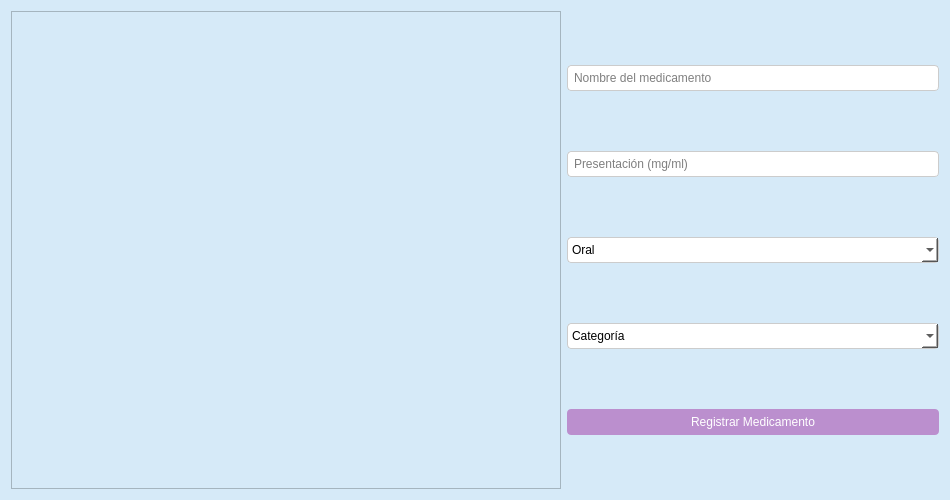
<?xml version="1.0" encoding="UTF-8"?>
<ui version="4.0">
 <class>MedicamentosWindow</class>
 <widget class="QWidget" name="MedicamentosWindow">
  <property name="windowTitle">
   <string>Gestión de Medicamentos</string>
  </property>
  <property name="minimumSize">
   <size>
    <width>950</width>
    <height>500</height>
   </size>
  </property>
  <property name="styleSheet">
   <string notr="true">
    QWidget {
        background-color: #D6EAF8;
    }
    QPushButton {
        background-color: #BB8FCE;
        color: white;
        padding: 6px;
        border-radius: 4px;
    }
    QPushButton:hover {
        background-color: #A569BD;
    }
    QLineEdit, QComboBox {
        background-color: white;
        padding: 4px;
        border: 1px solid #ccc;
        border-radius: 4px;
    }
   </string>
  </property>
  <layout class="QHBoxLayout" name="horizontalLayout">
   <item>
    <widget class="QTableWidget" name="tabla_medicamentos">
     <property name="minimumSize">
      <size>
       <width>550</width>
       <height>400</height>
      </size>
     </property>
    </widget>
   </item>
   <item>
    <layout class="QVBoxLayout" name="formLayout">
     <item>
      <widget class="QLineEdit" name="input_nombre">
       <property name="placeholderText">
        <string>Nombre del medicamento</string>
       </property>
      </widget>
     </item>
     <item>
      <widget class="QLineEdit" name="input_presentacion">
       <property name="placeholderText">
        <string>Presentación (mg/ml)</string>
       </property>
      </widget>
     </item>
     <item>
      <widget class="QComboBox" name="input_via">
       <item><property name="text"><string>Oral</string></property></item>
       <item><property name="text"><string>Intramuscular</string></property></item>
       <item><property name="text"><string>Sublingual</string></property></item>
       <item><property name="text"><string>Tópica</string></property></item>
      </widget>
     </item>
     <item>
      <widget class="QComboBox" name="input_categoria">
       <property name="placeholderText">
        <string>Categoría</string>
       </property>
      </widget>
     </item>
     <item>
      <widget class="QPushButton" name="btn_registrar">
       <property name="text">
        <string>Registrar Medicamento</string>
       </property>
      </widget>
     </item>
    </layout>
   </item>
  </layout>
 </widget>
 <resources/>
 <connections/>
</ui>
